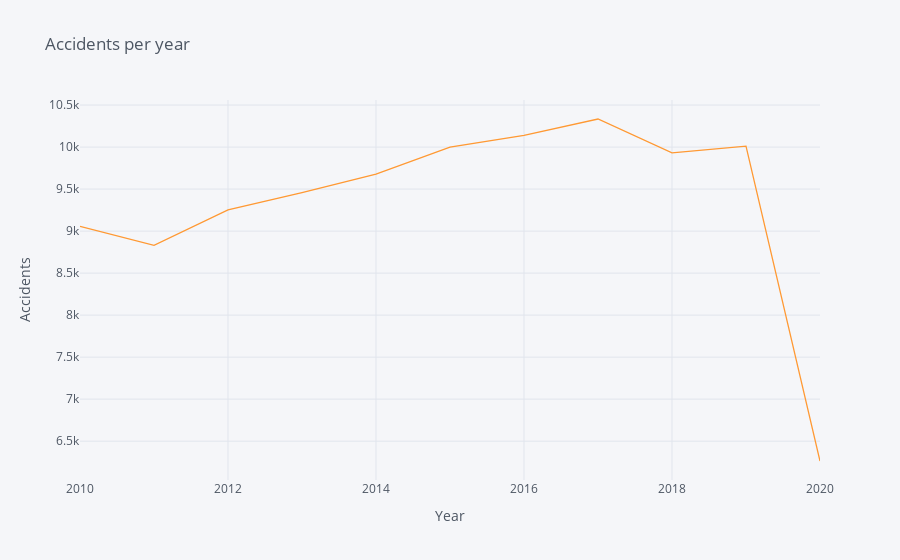

The cell this chart's notebook holds for it:
### Markdown cell above
================================================================================

*If we want to see the trend more in detail:*

================================================================================

### Code cell
#total accidents plot
brief['total accidents'].iplot(kind='line',title="Accidents per year",xaxis_title="Year",yaxis_title="Accidents")

### Figure 1 — Plotly figure (JSON) as saved in the notebook; plotly's stock layout.template omitted (floating-point values rounded to 4 significant figures)
{"data": [{"line": {"color": "rgba(255, 153, 51, 1.0)", "dash": "solid", "shape": "linear", "width": 1.3}, "mode": "lines", "name": "total accidents", "text": "", "type": "scatter", "x": [2010, 2011, 2012, 2013, 2014, 2015, 2016, 2017, 2018, 2019, 2020], "y": [9056, 8831, 9253, 9457, 9677, 9998, 10138, 10334, 9930, 10011, 6264]}], "layout": {"legend": {"bgcolor": "#F5F6F9", "font": {"color": "#4D5663"}}, "paper_bgcolor": "#F5F6F9", "plot_bgcolor": "#F5F6F9", "title": {"font": {"color": "#4D5663"}, "text": "Accidents per year"}, "xaxis": {"gridcolor": "#E1E5ED", "showgrid": true, "tickfont": {"color": "#4D5663"}, "title": {"font": {"color": "#4D5663"}, "text": "Year"}, "zerolinecolor": "#E1E5ED"}, "yaxis": {"gridcolor": "#E1E5ED", "showgrid": true, "tickfont": {"color": "#4D5663"}, "title": {"font": {"color": "#4D5663"}, "text": "Accidents"}, "zerolinecolor": "#E1E5ED"}}}
